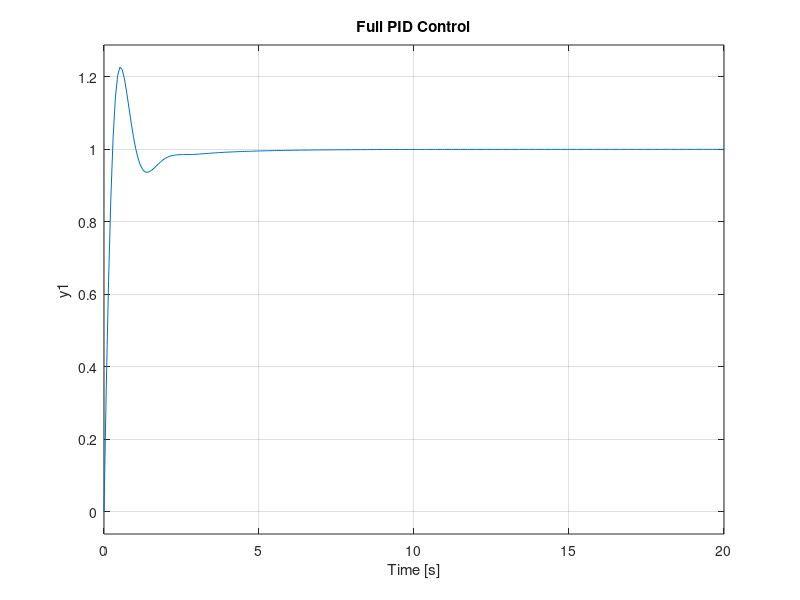

Source code (MATLAB):
clear; clc;

s = tf('s');
G = 1 / (s^2 + 0.4*s + 1);

H0 = feedback(G, 1);
step(H0)
grid on
title('Baseline closed-loop (no PID)')

% Only add Kp
Kp = 5; 
C = Kp;
H = feedback(C*G, 1);
step(H)
grid on
title('Proportional Control Only')
% try Kp = 20
% The larger the Kp value, the more "aggressive" the system becomes, 
% but the more prone it is to overshoot and oscillation.

% Add Kd
Kp = 20;
Kd = 5;

C = Kp + Kd*s;
H = feedback(C*G, 1);
step(H)
grid on
title('PD Control')
% Overshoot is reduced.
% Oscillations are reduced.
% It stabilizes faster.

% Add Ki
Kp = 20;
Ki = 10;
Kd = 5;

C = Kp + Ki/s + Kd*s;
H = feedback(C*G, 1);
step(H)
grid on
title('Full PID Control')
% Final value (strictly) = 1
% Clean response
% Oscillation is controlled
% When try Ki = 50, oscillations reappeared.


% Key observations included:
% Increasing Kp improves rise time but can introduce overshoot and oscillations.
% Adding Kd increases damping, reducing overshoot and oscillatory behavior without significantly affecting steady-state accuracy.
% Introducing Ki eliminates steady-state error, but excessive integral action can destabilize the system.

% Through iterative tuning, I established a practical mapping between response behavior and controller adjustments 
% e.g., slow response -> increase Kp; 
% large overshoot -> increase Kd / decrease Kp; 
% steady-state error -> increase Ki;
% Severe oscillation -> decrease Ki / increase Kd.
